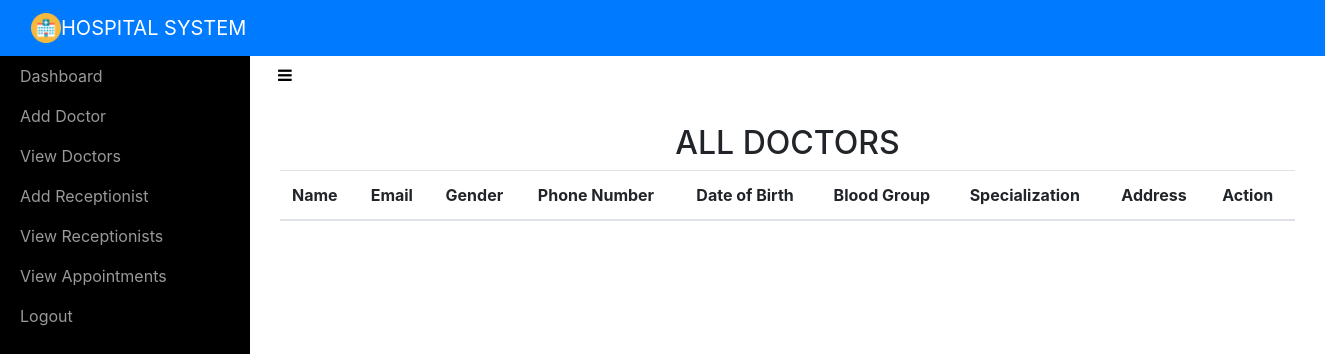
Page /adminviewDoctor/ (signed in) on the earlier database version.
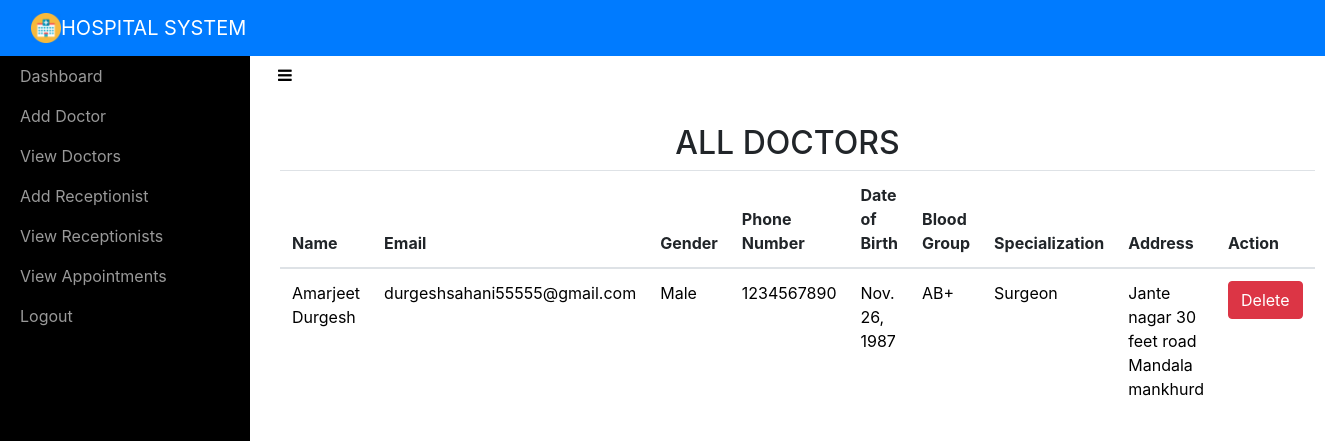
Same page on the later database version.
### sitehandler/models.py (models this page shows, shortened)
class Doctor(models.Model):
	name = models.CharField(max_length=50)
	email = models.EmailField(unique=True)
	password = models.CharField(max_length=16)
	gender = models.CharField(max_length=10)
	phonenumber = models.CharField(max_length=10)
	address = models.CharField(max_length=100)
	birthdate = models.DateField()
	bloodgroup = models.CharField(max_length=5)
	specialization = models.CharField(max_length=50)

### sitehandler/views.py (the view)
# urls.py: path('adminviewDoctor/',adminviewDoctor,name='adminviewDoctor'),
def adminviewDoctor(request):
	if not request.user.is_staff:
		return redirect('login_admin')
	doc = Doctor.objects.all()
	d = { 'doc' : doc }
	return render(request,'adminviewDoctors.html',d)

### sitehandler/templates/adminviewDoctors.html (shortened to what this page needs)
<!DOCTYPE html>
<html>
<head>
    {% include 'include.html' %}
    {% load static %}
    <link rel="stylesheet" type="text/css" href="https://cdn.datatables.net/1.10.21/css/jquery.dataTables.min.css">
    <link rel="stylesheet" type="text/css" href="https://cdn.datatables.net/buttons/1.6.2/css/buttons.dataTables.min.css">
</head>
<body>
    {% include 'adminnav.html' %}
    <div id="wrapper">
        {% include 'admin_include.html'%}
        <div class="page-content-wrapper">
            <div class="container-fluid"><a class="btn btn-link" role="button" id="menu-toggle" href="#menu-toggle"><i class="fa fa-bars" style="color: black;"></i></a>
                <h2 class="text-center">ALL DOCTORS</h2>
                <section id="team" class="pb-5">
                    <div class="container">
                       <table class="table" id="example">
                            <thead>
                                <tr>
                                    <th>Name</th>
                                    <th>Email</th>
                                    <th>Gender</th>
                                    <th>Phone Number</th>
                                    <th>Date of Birth</th>
                                    <th>Blood Group</th>
                                    <th>Specialization</th>
                                    <th>Address</th>
                                    <th>Action</th>
                                </tr>
                            </thead>
                            <tbody>
                                {% for i in doc %}
                                <tr style="color: black;">
                                    <td>{{ i.name }}</td>
                                    <td>{{ i.email }}</td>
                                    <td>{{ i.gender }}</td>
                                    <td>{{ i.phonenumber }}</td>
                                    <td>{{ i.birthdate }}</td>
                                    <td>{{ i.bloodgroup }}</td>
                                    <td>{{ i.specialization }}</td>
                                    <td>{{ i.address }}</td>
                                    <td><a href="{% url 'admin_delete_doctor' i.id i.email %}" onclick="return confirm('Are you sure you want to delete?')" class="btn btn-danger">Delete</a></td>
                                </tr>
                                {% endfor %}
                            </tbody>
                        </table>
                    </div>
                </section>
            </div>
        </div>
    </div>
</body>
</html>

### sitehandler/templates/include.html (shortened to what this page needs)
{% load static %}
<link rel="stylesheet" href="{% static 'bootstrap/css/bootstrap.min.css' %}">
<link rel="stylesheet" href="{% static 'fonts/font-awesome.min.css' %}">
<link rel="stylesheet" href="{% static 'fonts/ionicons.min.css' %}">
<link rel="stylesheet" href="{% static 'css/back-to-top-scroll-1.css' %}">
<link rel="stylesheet" href="{% static 'css/back-to-top-scroll.cs' %}s">
<link rel="stylesheet" href="{% static 'css/Bold-BS4-Animated-Back-To-Top.css' %}">
<link rel="stylesheet" href="{% static 'css/cards.css' %}">
<link rel="stylesheet" href="https://cdnjs.cloudflare.com/ajax/libs/animate.css/3.5.2/animate.min.css">
<link rel="stylesheet" href="{% static 'css/Login-Form-Dark.css' %}">
<link rel="stylesheet" href="{% static 'css/Pretty-Registration-Form.css' %}">
<link rel="stylesheet" href="{% static 'css/Sidebar-Menu-1.css' %}">
<link rel="stylesheet" href="{% static 'css/Sidebar-Menu.css' %}">
<link rel="stylesheet" href="{% static 'css/styles.css' %}">

### sitehandler/templates/adminnav.html (shortened to what this page needs)
{% load static %}
<nav class="navbar navbar-dark navbar-expand-md sticky-top bg-primary float-none">
    <div class="container-fluid"><img src="{% static 'img/mainicon.png' %}" width="30px" height="30px" alt="10px"><a class="navbar-brand text-center" href="#" style="margin: 0px 0px;">HOSPITAL SYSTEM</a>
    </div>
</nav>

### sitehandler/templates/admin_include.html
<div id="sidebar-wrapper">
    <ul class="sidebar-nav">
        <li> <a href="{% url 'adminhome' %}">Dashboard</a></li>
        <li> <a href="{% url 'adminaddDoctor' %}">Add Doctor</a></li>
        <li> <a href="{% url 'adminviewDoctor' %}">View Doctors</a></li>
        <li> <a href="{% url 'adminaddReceptionist' %}">Add Receptionist</a></li>
        <li> <a href="{% url 'adminviewReceptionist' %}">View Receptionists</a></li>
        <li> <a href="{% url 'adminviewAppointment' %}">View Appointments</a></li>
        <li> <a href="{% url 'adminlogout' %}">Logout</a></li>
    </ul>
</div>

### sitehandler/static/css/Sidebar-Menu-1.css (style rules this page uses)
body { overflow-x: hidden; }
#wrapper { padding-left: 0; -webkit-transition: all 0.5s ease; -moz-transition: all 0.5s ease; -o-transition: all 0.5s ease; transition: all 0.5s ease; }
#sidebar-wrapper { z-index: 1000; position: fixed; left: 250px; width: 0; height: 100%; margin-left: -250px; overflow-y: auto; background: #000; -webkit-transition: all 0.5s ease; -moz-transition: all 0.5s ease; -o-transition: all 0.5s ease; transition: all 0.5s ease; }
.sidebar-nav { position: absolute; top: 0; width: 250px; margin: 0; padding: 0; list-style: none; }
.sidebar-nav li { text-indent: 20px; line-height: 40px; }
.sidebar-nav li a { display: block; text-decoration: none; color: #999999; }
@media (min-width:768px) { #wrapper { padding-left: 250px; } }
@media (min-width:768px) { #sidebar-wrapper { width: 250px; } }

### sitehandler/static/css/Sidebar-Menu.css (style rules this page uses)
#wrapper { padding-left: 0; -webkit-transition: all 0.5s ease; -moz-transition: all 0.5s ease; -o-transition: all 0.5s ease; transition: all 0.5s ease; }
#sidebar-wrapper { z-index: 1000; position: fixed; left: 250px; width: 0; height: 100%; margin-left: -250px; overflow-y: auto; background: #000; -webkit-transition: all 0.5s ease; -moz-transition: all 0.5s ease; -o-transition: all 0.5s ease; transition: all 0.5s ease; }
.sidebar-nav { position: absolute; top: 0; width: 250px; margin: 0; padding: 0; list-style: none; }
.sidebar-nav li { text-indent: 20px; line-height: 40px; }
.sidebar-nav li a { display: block; text-decoration: none; color: #999999; }
@media (min-width:768px) { #wrapper { padding-left: 250px; } }
@media (min-width:768px) { #sidebar-wrapper { width: 250px; } }

### sitehandler/static/css/styles.css (style rules this page uses)
.text-center { margin-top: 30px; }

Differences in the rows shown:
added Doctor: name "Amarjeet Durgesh", email "durgeshsahani55555@gmail.com", gender "Male", phonenumber "1234567890", birthdate "Nov. 26, 1987", bloodgroup "AB+", specialization "Surgeon", address "Jante nagar 30 feet road Mandala mankhurd"
